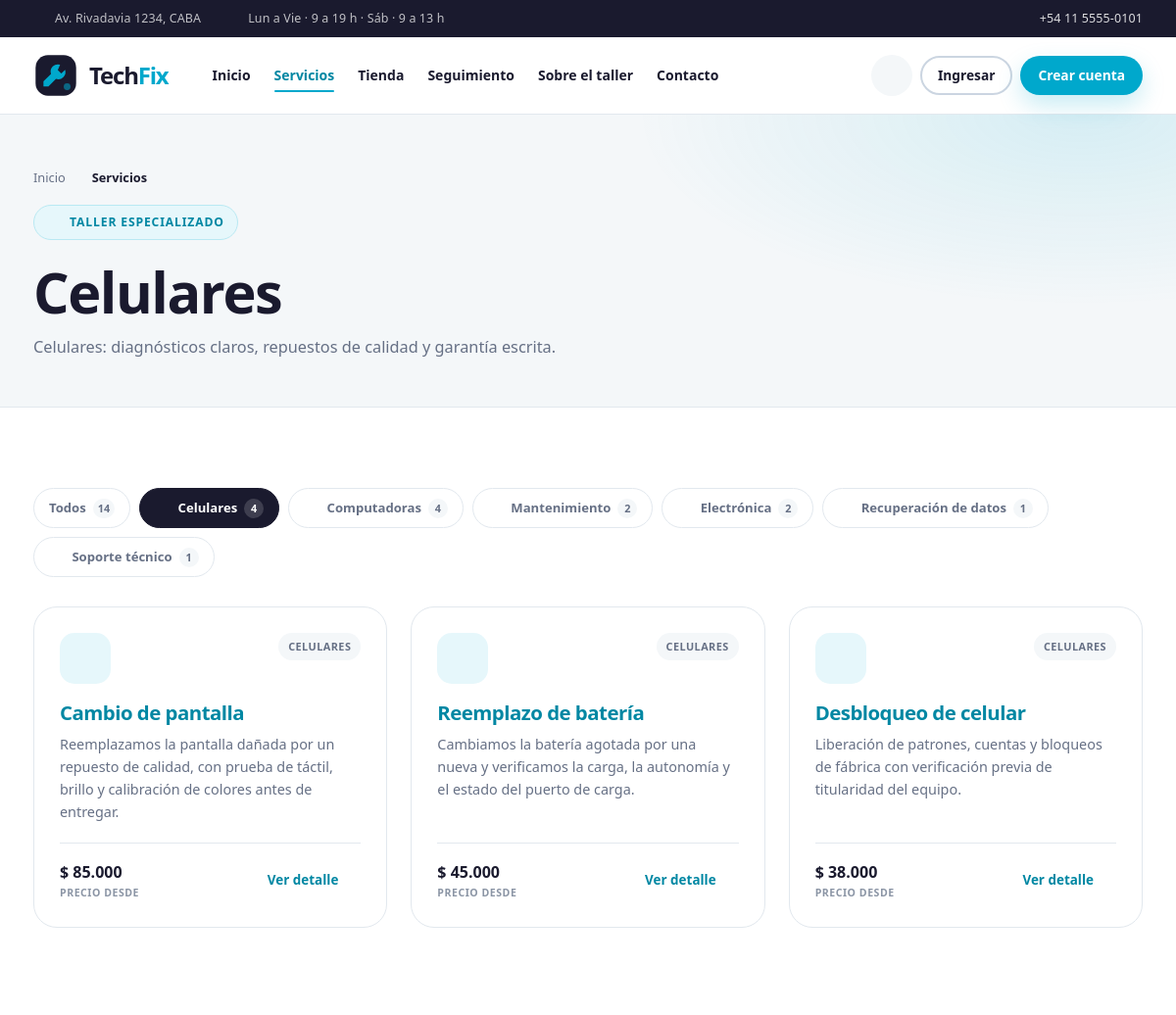
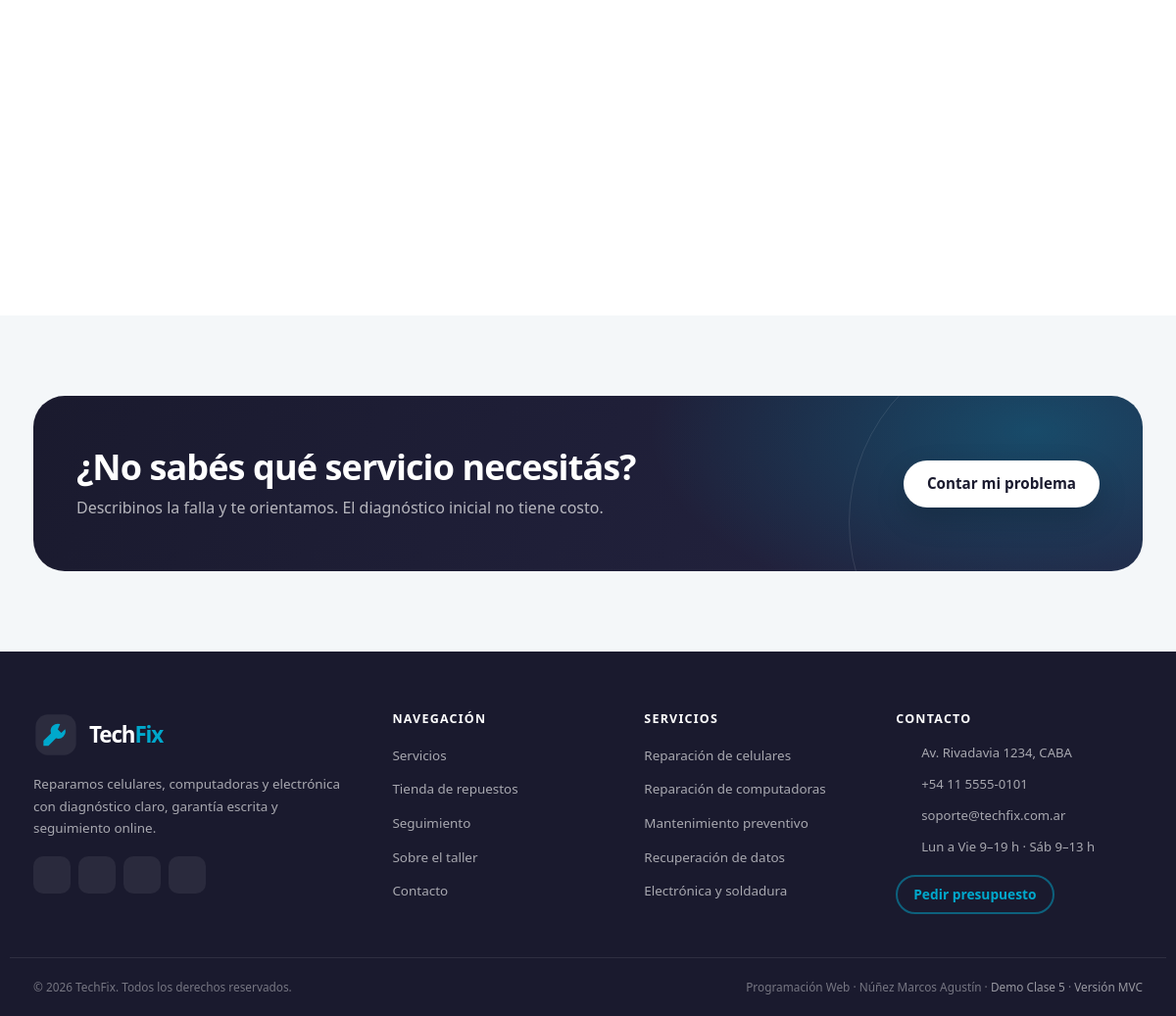
The app's page /servicios.php?categoria=celulares with its own data (2 pictures, top to bottom).
### tables this page shows
CREATE TABLE categorias_servicio (
    id          INT UNSIGNED AUTO_INCREMENT PRIMARY KEY,
    nombre      VARCHAR(80) NOT NULL,
    slug        VARCHAR(100) NOT NULL UNIQUE,
    descripcion VARCHAR(255) NULL,
    icono       VARCHAR(40) NOT NULL DEFAULT 'herramienta',
    created_at  TIMESTAMP NOT NULL DEFAULT CURRENT_TIMESTAMP,
    updated_at  TIMESTAMP NOT NULL DEFAULT CURRENT_TIMESTAMP ON UPDATE CURRENT_TIMESTAMP,
    INDEX idx_categorias_servicio_slug (slug)
);

CREATE TABLE servicios (
    id              INT UNSIGNED AUTO_INCREMENT PRIMARY KEY,
    categoria_id    INT UNSIGNED NOT NULL,
    nombre          VARCHAR(120) NOT NULL,
    slug            VARCHAR(140) NOT NULL UNIQUE,
    descripcion     TEXT NOT NULL,
    precio_base     DECIMAL(10, 2) NOT NULL DEFAULT 0.00,
    tiempo_estimado VARCHAR(50) NOT NULL DEFAULT 'A convenir',
    garantia_dias   INT UNSIGNED NOT NULL DEFAULT 90,
    destacado       TINYINT(1) NOT NULL DEFAULT 0,
    activo          TINYINT(1) NOT NULL DEFAULT 1,
    created_at      TIMESTAMP NOT NULL DEFAULT CURRENT_TIMESTAMP,
    updated_at      TIMESTAMP NOT NULL DEFAULT CURRENT_TIMESTAMP ON UPDATE CURRENT_TIMESTAMP,
    CONSTRAINT fk_servicios_categoria
        FOREIGN KEY (categoria_id) REFERENCES categorias_servicio (id)
        ON UPDATE CASCADE ON DELETE RESTRICT,
    INDEX idx_servicios_categoria_activo (categoria_id, activo),
    INDEX idx_servicios_destacado (destacado),
    INDEX idx_servicios_nombre (nombre)
);

### includes/funciones.php (called while the page is built, shortened)
<?php
function e(mixed $valor): string
{
    return htmlspecialchars((string) ($valor ?? ''), ENT_QUOTES | ENT_SUBSTITUTE, 'UTF-8');
}
function limpiar(mixed $valor): string
{
    $texto = trim(strip_tags((string) ($valor ?? '')));
    $texto = str_replace("\0", '', $texto);
    return preg_replace('/\s+/u', ' ', $texto) ?? '';
}
function url(string $ruta = ''): string
{
    $base = defined('BASE_URL') ? BASE_URL : '/';
    return $base . ltrim($ruta, '/');
}
function precio(float|int|string|null $valor): string
{
    return '$ ' . number_format((float) $valor, 0, ',', '.');
}
function resumen(string $texto, int $largo = 120): string
{
    if (strlen($texto) <= $largo) {
        return $texto;
    }
    $cortado = substr($texto, 0, $largo);
    $ultimoEspacio = strrpos($cortado, ' ');
    return rtrim($ultimoEspacio !== false ? substr($cortado, 0, $ultimoEspacio) : $cortado) . '…';
}

### servicios.php (the view, shortened to what this page needs)
<?php
require_once __DIR__ . '/config/conexion.php';
require_once __DIR__ . '/includes/componentes.php';
$categoriaSlug = limpiar($_GET['categoria'] ?? '');
$categoriaSlug = preg_replace('/[^a-z0-9-]/', '', strtolower($categoriaSlug)) ?? '';
$categorias = $pdo->query(
    "SELECT c.id, c.nombre, c.slug, c.icono, COUNT(s.id) AS total
     FROM categorias_servicio c
     LEFT JOIN servicios s ON s.categoria_id = c.id AND s.activo = 1
     GROUP BY c.id, c.nombre, c.slug, c.icono
     ORDER BY c.id"
)->fetchAll();
if ($categoriaSlug !== '') {
    $stmt = $pdo->prepare(
        "SELECT s.id, s.nombre, s.descripcion, s.precio_base, s.tiempo_estimado,
                c.nombre AS categoria, c.icono, c.slug AS categoria_slug
         FROM servicios s
         INNER JOIN categorias_servicio c ON c.id = s.categoria_id
         WHERE s.activo = 1 AND c.slug = :slug
         ORDER BY s.destacado DESC, s.nombre"
    );
    $stmt->execute([':slug' => $categoriaSlug]);
    $servicios = $stmt->fetchAll();
}
$categoriaActual = null;
foreach ($categorias as $categoria) {
    if ($categoria['slug'] === $categoriaSlug) {
        $categoriaActual = $categoria;
        break;
    }
}
require_once __DIR__ . '/includes/header.php';
?>
<section class="page-hero">
    <div class="contenedor">
        <nav class="breadcrumb" aria-label="Miga de pan">
            <a href="<?= e(url('index.php')) ?>">Inicio</a> <?= icono('flecha') ?>
            <span>Servicios</span>
        </nav>
        <span class="eyebrow"><?= icono('herramienta') ?> Taller especializado</span>
        <h1><?= $categoriaActual ? e($categoriaActual['nombre']) : 'Todos nuestros servicios' ?></h1>
        <p>
            <?php if ($categoriaActual): ?>
                <?= e($categoriaActual['nombre']) ?>: diagnósticos claros, repuestos de calidad y garantía escrita.
            <?php else: ?>
                Elegí la categoría que necesitás. Todos los trabajos incluyen diagnóstico previo y presupuesto sin cargo.
            <?php endif; ?>
        </p>
    </div>
</section>
<section class="section">
    <div class="contenedor">
        <div class="filters" role="navigation" aria-label="Filtrar servicios por categoría">
            <a class="filter<?= $categoriaSlug === '' ? ' active' : '' ?>" href="<?= e(url('servicios.php')) ?>">
                Todos <span class="filter__count"><?= array_sum(array_column($categorias, 'total')) ?></span>
            </a>
            <?php foreach ($categorias as $categoria): ?>
                <a class="filter<?= $categoriaSlug === $categoria['slug'] ? ' active' : '' ?>"
                   href="<?= e(url('servicios.php?categoria=' . urlencode($categoria['slug']))) ?>">
                    <?= icono($categoria['icono']) ?> <?= e($categoria['nombre']) ?>
                    <span class="filter__count"><?= (int) $categoria['total'] ?></span>
                </a>
            <?php endforeach; ?>
        </div>
        <?php if (!empty($servicios)): ?>
            <div class="grid-3">
                <?php foreach ($servicios as $servicio): ?>
                    <?= tarjeta_servicio($servicio) ?>
                <?php endforeach; ?>
            </div>
        <?php endif; ?>
    </div>
</section>
<section class="section section--soft">
    <div class="contenedor">
        <div class="cta-band" style="border-radius:var(--radius-xl);padding:52px 44px">
            <div class="cta-band__grid">
                <div>
                    <h2>¿No sabés qué servicio necesitás?</h2>
                    <p>Describinos la falla y te orientamos. El diagnóstico inicial no tiene costo.</p>
                </div>
                <div class="cta-band__actions">
                    <a class="btn btn--light" href="<?= e(url('solicitud.php')) ?>">Contar mi problema</a>
                </div>
            </div>
        </div>
    </div>
</section>
<?php require_once __DIR__ . '/includes/footer.php'; ?>

### includes/iconos.php (shortened to what this page needs)
<?php
function icono(string $nombre, string $clase = ''): string
{
    $contenido = $svg[$nombre] ?? $svg['info'];
    $clase = trim('icono ' . $clase);
    return '<svg class="' . e($clase) . '" viewBox="0 0 24 24" fill="none" stroke="currentColor" '
        . 'stroke-width="1.8" stroke-linecap="round" stroke-linejoin="round" aria-hidden="true" focusable="false">'
        . $contenido . '</svg>';
}

### includes/componentes.php (shortened to what this page needs)
<?php
require_once __DIR__ . '/funciones.php';
require_once __DIR__ . '/iconos.php';
function tarjeta_servicio(array $servicio): string
{
    $icono = $servicio['icono'] ?? 'herramienta';
    $urlDetalle = url('servicio.php?id=' . (int) $servicio['id']);
    $categoria = $servicio['categoria'] ?? 'Servicio';
    $descripcion = resumen((string) $servicio['descripcion'], 150);
    return '<article class="service-card reveal">'
        . '<div class="service-card__top">'
        . '<div class="service-card__icon">' . icono($icono) . '</div>'
        . '<span class="service-card__cat">' . e($categoria) . '</span>'
        . '</div>'
        . '<h3><a href="' . e($urlDetalle) . '">' . e($servicio['nombre']) . '</a></h3>'
        . '<p>' . e($descripcion) . '</p>'
        . '<div class="service-card__meta">'
        . '<span class="service-card__price">' . e(precio($servicio['precio_base'])) . '<small>Precio desde</small></span>'
        . '<a class="service-card__link" href="' . e($urlDetalle) . '">Ver detalle ' . icono('flecha') . '</a>'
        . '</div></article>';
}

### records on screen
categorias_servicio: nombre "Celulares", total "4"
categorias_servicio: nombre "Computadoras", total "4"
categorias_servicio: nombre "Mantenimiento", total "2"
categorias_servicio: nombre "Electrónica", total "2"
categorias_servicio: nombre "Recuperación de datos", total "1"
categorias_servicio: nombre "Soporte técnico", total "1"
servicios: categoria.nombre "CELULARES", nombre "Cambio de pantalla", descripcion "Reemplazamos la pantalla dañada por un repuesto de calidad, con prueba de táctil, brillo y calibración de colores antes de entregar.", precio_base "$ 85.000"
servicios: categoria.nombre "CELULARES", nombre "Reemplazo de batería", descripcion "Cambiamos la batería agotada por una nueva y verificamos la carga, la autonomía y el estado del puerto de carga.", precio_base "$ 45.000"
servicios: categoria.nombre "CELULARES", nombre "Desbloqueo de celular", descripcion "Liberación de patrones, cuentas y bloqueos de fábrica con verificación previa de titularidad del equipo.", precio_base "$ 38.000"

### other values on screen
SHOP_ADDRESS "Av. Rivadavia 1234, CABA"
SUPPORT_PHONE "+54 11 5555-0101"
array_sum(array_column($categorias, 'total')) "14"
SUPPORT_EMAIL "soporte@techfix.com.ar"
APP_NAME "TechFix"
